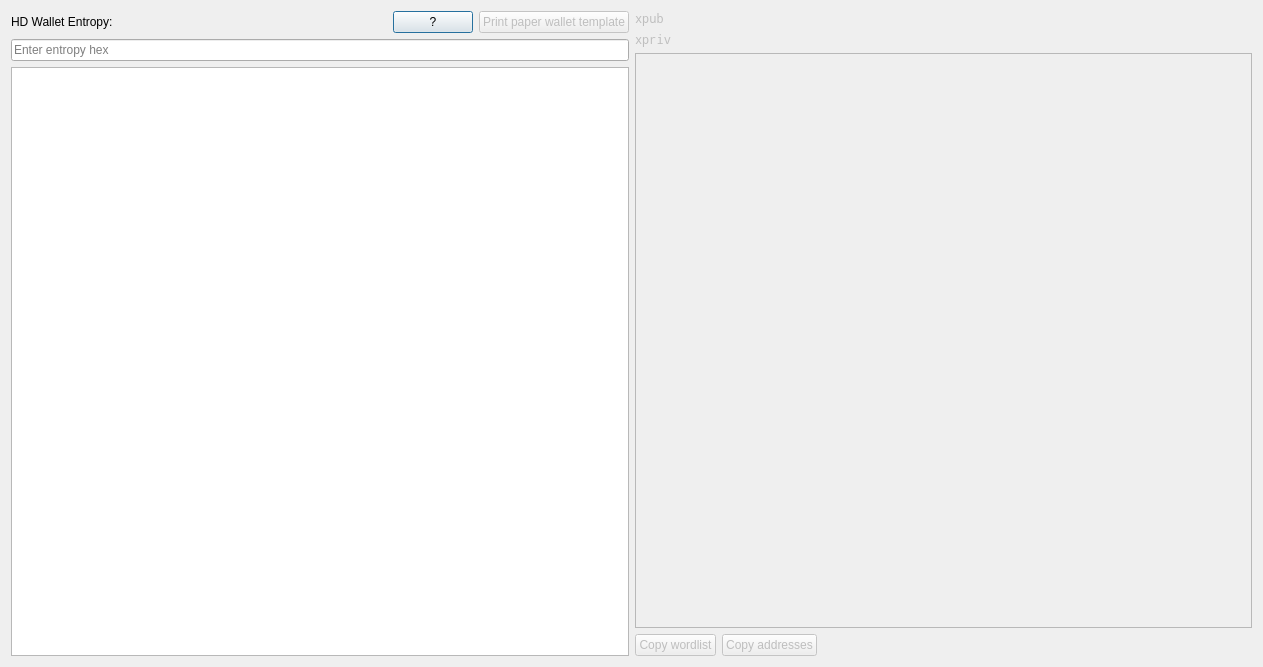
<?xml version="1.0" encoding="UTF-8"?>
<ui version="4.0">
 <class>PaperWalletDialog</class>
 <widget class="QDialog" name="PaperWalletDialog">
  <property name="geometry">
   <rect>
    <x>0</x>
    <y>0</y>
    <width>1263</width>
    <height>667</height>
   </rect>
  </property>
  <property name="windowTitle">
   <string>Paper Wallet</string>
  </property>
  <layout class="QVBoxLayout" name="verticalLayout">
   <item>
    <layout class="QHBoxLayout" name="horizontalLayout">
     <property name="bottomMargin">
      <number>0</number>
     </property>
     <item>
      <layout class="QVBoxLayout" name="verticalLayout_2">
       <property name="bottomMargin">
        <number>0</number>
       </property>
       <item>
        <layout class="QHBoxLayout" name="horizontalLayout_2">
         <property name="bottomMargin">
          <number>0</number>
         </property>
         <item>
          <widget class="QLabel" name="label">
           <property name="text">
            <string>HD Wallet Entropy:</string>
           </property>
          </widget>
         </item>
         <item>
          <widget class="QPushButton" name="pushButtonHelp">
           <property name="sizePolicy">
            <sizepolicy hsizetype="Maximum" vsizetype="Fixed">
             <horstretch>0</horstretch>
             <verstretch>0</verstretch>
            </sizepolicy>
           </property>
           <property name="text">
            <string>?</string>
           </property>
          </widget>
         </item>
         <item>
          <widget class="QPushButton" name="pushButtonPrint">
           <property name="enabled">
            <bool>false</bool>
           </property>
           <property name="sizePolicy">
            <sizepolicy hsizetype="Maximum" vsizetype="Fixed">
             <horstretch>0</horstretch>
             <verstretch>0</verstretch>
            </sizepolicy>
           </property>
           <property name="text">
            <string>Print paper wallet template</string>
           </property>
          </widget>
         </item>
        </layout>
       </item>
       <item>
        <widget class="QLineEdit" name="lineEditEntropy">
         <property name="placeholderText">
          <string>Enter entropy hex</string>
         </property>
        </widget>
       </item>
       <item>
        <widget class="QTableWidget" name="tableWidgetWords">
         <property name="sizePolicy">
          <sizepolicy hsizetype="MinimumExpanding" vsizetype="Expanding">
           <horstretch>0</horstretch>
           <verstretch>0</verstretch>
          </sizepolicy>
         </property>
         <property name="font">
          <font>
           <family>Noto Mono</family>
          </font>
         </property>
         <attribute name="verticalHeaderVisible">
          <bool>false</bool>
         </attribute>
        </widget>
       </item>
      </layout>
     </item>
     <item>
      <layout class="QVBoxLayout" name="verticalLayout_3">
       <property name="rightMargin">
        <number>0</number>
       </property>
       <item>
        <widget class="QLabel" name="labelXPub">
         <property name="enabled">
          <bool>false</bool>
         </property>
         <property name="sizePolicy">
          <sizepolicy hsizetype="Maximum" vsizetype="Preferred">
           <horstretch>0</horstretch>
           <verstretch>0</verstretch>
          </sizepolicy>
         </property>
         <property name="font">
          <font>
           <family>Noto Mono</family>
          </font>
         </property>
         <property name="text">
          <string>xpub</string>
         </property>
         <property name="textInteractionFlags">
          <set>Qt::TextSelectableByMouse</set>
         </property>
        </widget>
       </item>
       <item>
        <widget class="QLabel" name="labelXPriv">
         <property name="enabled">
          <bool>false</bool>
         </property>
         <property name="sizePolicy">
          <sizepolicy hsizetype="Maximum" vsizetype="Preferred">
           <horstretch>0</horstretch>
           <verstretch>0</verstretch>
          </sizepolicy>
         </property>
         <property name="font">
          <font>
           <family>Noto Mono</family>
          </font>
         </property>
         <property name="text">
          <string>xpriv</string>
         </property>
         <property name="wordWrap">
          <bool>true</bool>
         </property>
         <property name="textInteractionFlags">
          <set>Qt::TextSelectableByMouse</set>
         </property>
        </widget>
       </item>
       <item>
        <widget class="QTextBrowser" name="textBrowserAddress">
         <property name="enabled">
          <bool>false</bool>
         </property>
         <property name="sizePolicy">
          <sizepolicy hsizetype="Expanding" vsizetype="Expanding">
           <horstretch>0</horstretch>
           <verstretch>0</verstretch>
          </sizepolicy>
         </property>
         <property name="font">
          <font>
           <family>Noto Mono</family>
          </font>
         </property>
         <property name="documentTitle">
          <string notr="true"/>
         </property>
         <property name="lineWrapMode">
          <enum>QTextEdit::NoWrap</enum>
         </property>
         <property name="textInteractionFlags">
          <set>Qt::LinksAccessibleByKeyboard|Qt::TextSelectableByMouse</set>
         </property>
         <property name="openLinks">
          <bool>false</bool>
         </property>
        </widget>
       </item>
       <item>
        <layout class="QHBoxLayout" name="horizontalLayout_3">
         <property name="bottomMargin">
          <number>0</number>
         </property>
         <item>
          <widget class="QPushButton" name="pushButton_2">
           <property name="enabled">
            <bool>false</bool>
           </property>
           <property name="sizePolicy">
            <sizepolicy hsizetype="Maximum" vsizetype="Fixed">
             <horstretch>0</horstretch>
             <verstretch>0</verstretch>
            </sizepolicy>
           </property>
           <property name="text">
            <string>Copy wordlist</string>
           </property>
          </widget>
         </item>
         <item>
          <widget class="QPushButton" name="pushButton_3">
           <property name="enabled">
            <bool>false</bool>
           </property>
           <property name="sizePolicy">
            <sizepolicy hsizetype="Maximum" vsizetype="Fixed">
             <horstretch>0</horstretch>
             <verstretch>0</verstretch>
            </sizepolicy>
           </property>
           <property name="text">
            <string>Copy addresses</string>
           </property>
          </widget>
         </item>
         <item>
          <spacer name="horizontalSpacer">
           <property name="orientation">
            <enum>Qt::Horizontal</enum>
           </property>
           <property name="sizeHint" stdset="0">
            <size>
             <width>40</width>
             <height>20</height>
            </size>
           </property>
          </spacer>
         </item>
        </layout>
       </item>
      </layout>
     </item>
    </layout>
   </item>
  </layout>
 </widget>
 <resources/>
 <connections/>
</ui>
